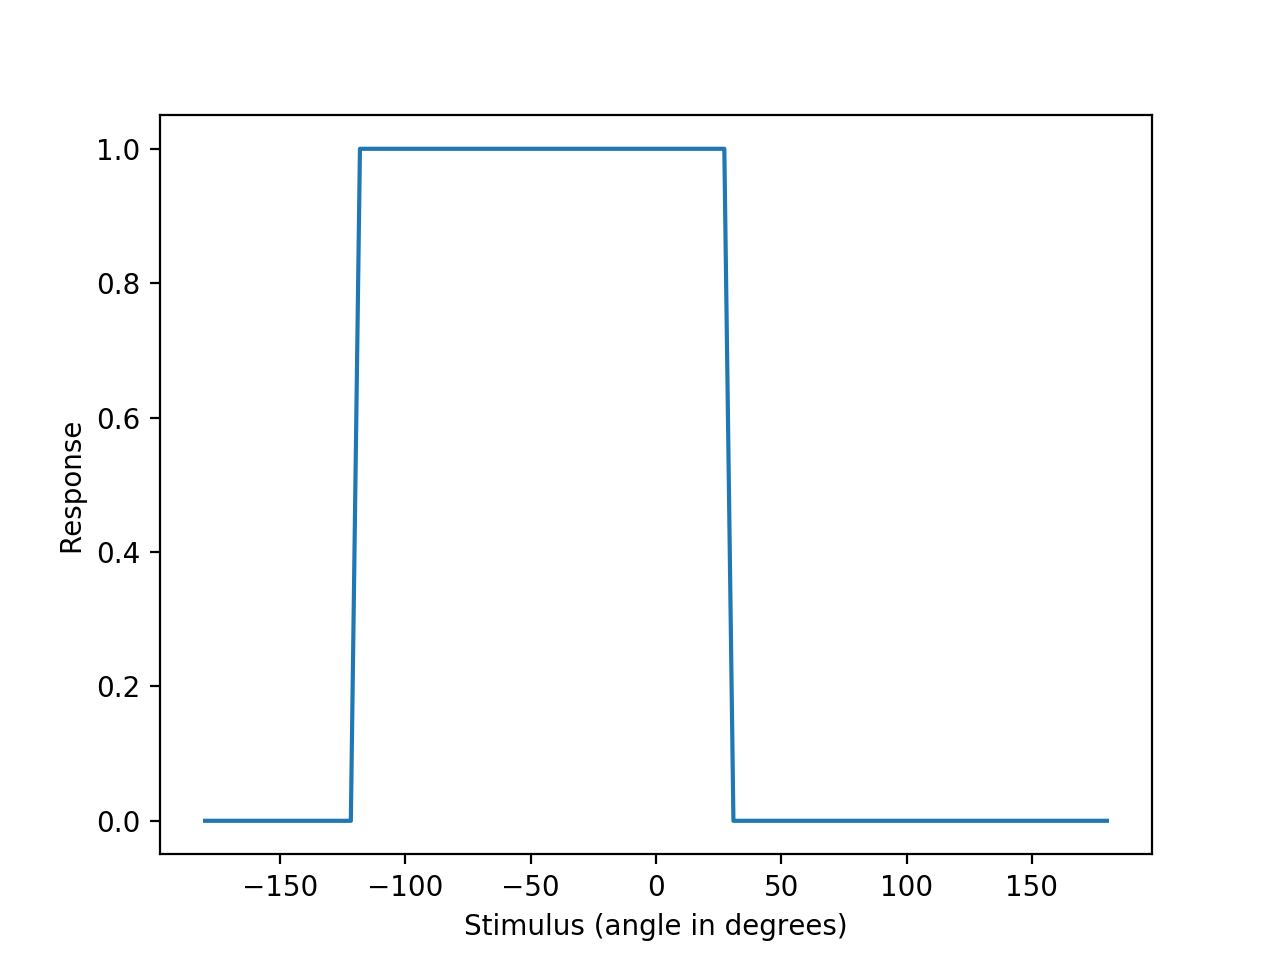

Python code for this plot:
from q1 import p1, p2, p3, p4
import matplotlib.pyplot as plt
import numpy


class PNeuron:

    def __init__(self, num):
        self.num = num
        self.output = None

    def respond(self, theta):
        if self.num == 1:
            self.output = p1(theta)
        elif self.num == 2:
            self.output = p2(theta)
        elif self.num == 3:
            self.output = p3(theta)
        elif self.num == 4:
            self.output = p4(theta)


class RewardNeuron:

    def __init__(self):
        self.active = False
        self.output = 0.0

    def activate(self):
        self.active = True
        self.output = 1.0

    def inactivate(self):
        self.active = False
        self.output = 0.0


class MCPNeuron:

    def __init__(self, wiring, threshold=1.75,
                 learning=False, learning_rate=0.15):
        self.inputs = list(wiring)
        self.wiring = wiring
        self.input = 0
        self.output = 0.0
        self.threshold = threshold
        self.learning = learning
        self.learning_rate = learning_rate

    def respond(self, reward):
        for n in self.inputs:
            self.input += n.output * self.wiring[n]
        if self.input >= self.threshold:
            self.output = 1.0

        if self.learning:
            for n in self.inputs:
                if n != reward and n.output > 0 and reward.output > 0:
                    self.wiring[n] += self.learning_rate * n.output * reward.output


def main():

    p1 = PNeuron(1)
    p2 = PNeuron(2)
    p3 = PNeuron(3)
    p4 = PNeuron(4)
    p = [p1, p2, p3, p4]

    reward = RewardNeuron()

    wiring = {
        p1: 1,
        p2: 1,
        p3: 1,
        p4: 1,
        reward: 1.75
    }

    for n in p:
        n.respond(-45)

    reward.activate()

    np = MCPNeuron(wiring, threshold=1.75, learning=True, learning_rate=0.15)

    s1 = numpy.zeros(10)
    s2 = numpy.zeros(10)
    s3 = numpy.zeros(10)
    s4 = numpy.zeros(10)
    activity = numpy.zeros(10)

    s1[0] = np.wiring[p1]
    s2[0] = np.wiring[p2]
    s3[0] = np.wiring[p3]
    s4[0] = np.wiring[p4]
    activity[0] = np.output

    for epoch in range(1, 10):
        np.respond(reward)
        s1[epoch] = np.wiring[p1]
        s2[epoch] = np.wiring[p2]
        s3[epoch] = np.wiring[p3]
        s4[epoch] = np.wiring[p4]
        activity[epoch] = np.output

    plt.subplot(5, 1, 1, xticks=[], yticks=[])
    plt.ylabel("P1")
    plt.plot(range(10), s1)
    plt.subplot(5, 1, 2, xticks=[], yticks=[])
    plt.ylabel("P2")
    plt.plot(range(10), s2)
    plt.subplot(5, 1, 3, xticks=[], yticks=[])
    plt.ylabel("P3")
    plt.plot(range(10), s3)
    plt.subplot(5, 1, 4, xticks=[], yticks=[])
    plt.ylabel("P4")
    plt.plot(range(10), s4)
    plt.subplot(5, 1, 5, yticks=[])
    plt.xlabel("Iteration")
    plt.ylabel("Output")
    plt.plot(range(10), activity)

    plt.show()

    np.learning = False
    reward.inactivate()

    np.input = 0
    np.output = 0
    angles = numpy.linspace(-180, 180, 100)
    responses = numpy.zeros(len(angles))
    for i in range(len(angles)):
        theta = angles[i]
        for n in p:
            n.respond(theta)
        assert(reward.output == 0)
        np.respond(reward)
        print("for angle %f input is %f" % (theta, np.input))
        responses[i] = np.output
        np.input = 0
        np.output = 0

    plt.plot(angles, responses)
    plt.xlabel("Stimulus (angle in degrees)")
    plt.ylabel("Response")
    plt.show()


if __name__ == "__main__":
    main()
